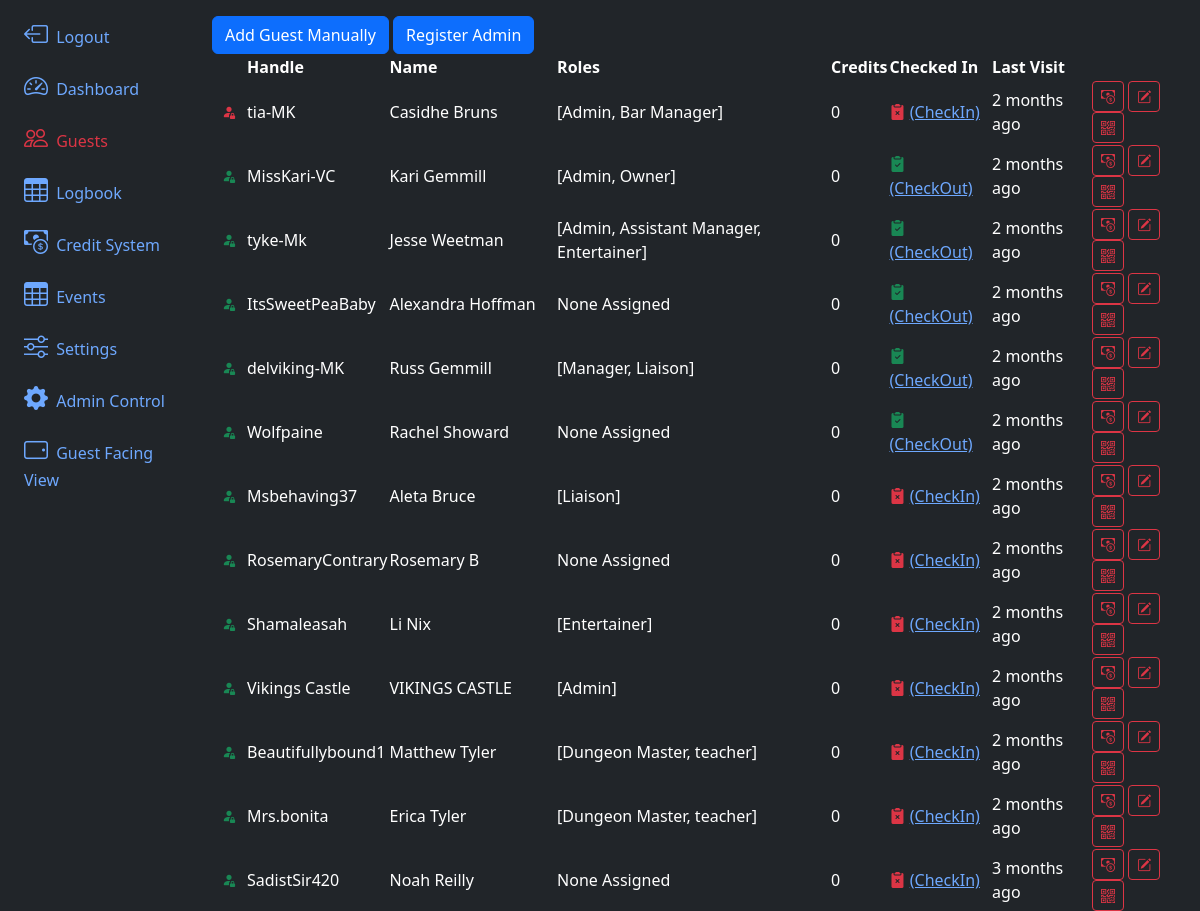
Page /guests/ (upper part) on the earlier database version.
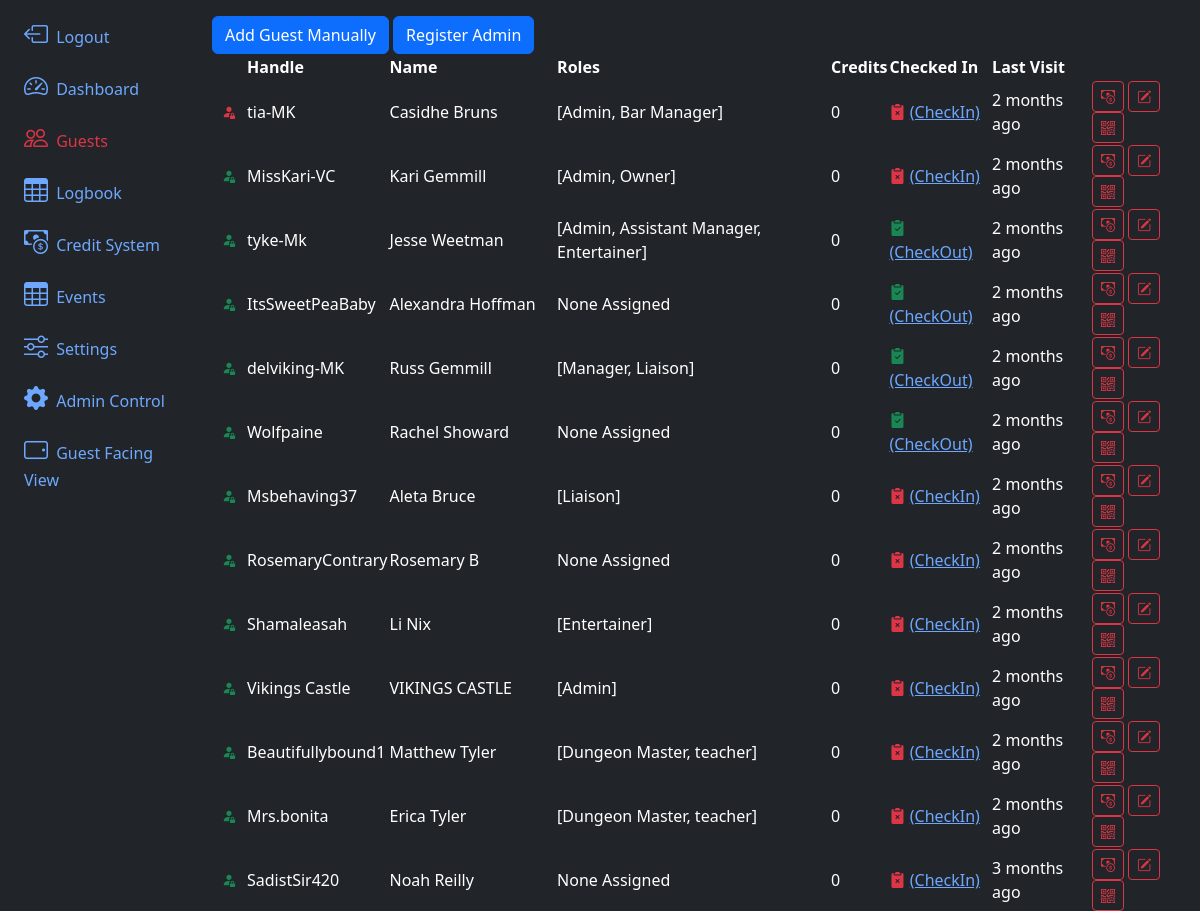
Same page on the later database version.
### app/models.py (models this page shows, shortened)
@dataclass
class Guest(db.Model, UserMixin):
    id:int = db.Column(db.Integer, primary_key=True)
    uuid:str  = db.Column(db.String, unique=True, name="uuid")
    fetUsername:str  = db.Column(db.String(100) )
    name:str  = db.Column(db.String(100), nullable=False)
    email:str  = db.Column(db.String(200), unique=True, nullable=False)
    phone:str  = db.Column(db.String(20))
    checkin_blocked:bool = db.Column(db.Boolean(), default=False)
    password:str  = db.Column(db.String(255))
    allow_qrcode_refresh:bool = db.Column(db.Boolean(), default=True)
    roles = db.relationship('Role', backref=db.backref('guests'), secondary=guest_role)
    performs = db.relationship('Addon', backref='guests', secondary='guest_addons')
    termsCheck:bool = db.Column(db.Boolean(), default=False)
    termsDate = db.Column(db.DateTime(timezone=True), server_default=None)
    credit = db.relationship('GuestCredit',backref='guest')
    logbook = db.relationship('Guestlog', backref='guest')
    checkedIn:bool = db.Column(db.Boolean(), default=False)
    lastVisit = db.Column(db.DateTime(timezone=True), server_default=None)
    lastCheckOut = db.Column(db.DateTime(timezone=True), server_default=None)
    created_at = db.Column(db.DateTime(timezone=True), server_default=func.now())

@dataclass
class Role(db.Model):
    id:int = db.Column(db.Integer, primary_key=True)
    name:str  = db.Column(db.String(100))
    description:str  = db.Column(db.String(200))
    permissions:str  = db.Column(db.String(200))
    skip_payment_at_checkin:bool = db.Column(db.Boolean(), default=False)
    skip_tos_update_at_checkin:bool = db.Column(db.Boolean(), default=False)
    allow_login_to_backoffice:bool = db.Column(db.Boolean(), default=False)
    allow_password_reset:bool = db.Column(db.Boolean(), default=False)
    notify_staff_on_checkin:bool = db.Column(db.Boolean(), default=False)
    auto_checkout_on_event_end:bool = db.Column(db.Boolean(), default=False)
    def __repr__(self):
        return f'{self.name}'

@dataclass
class GuestCredit(db.Model):
    id:int = db.Column(db.Integer, primary_key=True)
    lastUpdate = db.Column(db.DateTime(timezone=True), server_default=None)
    guest_id = db.Column(db.Integer, db.ForeignKey('guest.id'), nullable=False)
    generalAmount:int  = db.Column(db.Integer, nullable=False, default=0)
    specialEventAmount:int  = db.Column(db.Integer, nullable=False, default=0)
    privateSessionAmount:int  = db.Column(db.Integer, nullable=False, default=0)

### app/routes.py (the view, shortened to what this page needs)
@app.route('/guests/', methods=['GET', 'POST'])
def guests():
    return render_template('guests.html', guests=Guest.query.all())

### app/__init__.py (called while the page is built)
@app.template_filter('get_general_credits')
def get_general_credits(credit):
    return sum(x.generalAmount for x in credit)

### app/templates/guests.html (shortened to what this page needs)
{% extends 'layout.html' %}
{% block content %}
<div>
    <button type="button" class="btn btn-primary" data-bs-toggle="modal" data-bs-target="#registerModal"
        data-bs-mode="new">
        Add Guest Manually
    </button>
    <a href="/registerAdmin"><button type="button" class="btn btn-primary">Register Admin</button></a>
</div>
<table class="table-dark rounded-3 overflow-hidden" data-toggle="table">
    <thead>
        <tr>
            <th scope="col"></th>
            <th data-sortable="true" scope="col">Handle</th>
            <th data-sortable="true" scope="col" class='d-none d-md-table-cell'>Name</th>
            <th data-sortable="true" scope="col" class='d-none d-lg-table-cell'>Roles</th>
            <th data-sortable="true" scope="col" class='d-none d-xl-table-cell'>Credits</th>
            <th data-sortable="true" scope="col">Checked In</th>
            <th data-sortable="true" scope="col">Last Visit</th>
            <th data-align="right" scope="col"></th>
        </tr>
    </thead>
    <tbody>
        {% for guest in guests %}
        <tr>
            <td>
                <button type="button" class="btn btn-sm" data-bs-mode="edit" data-bs-uuid="{{guest.id}}">
                    {% if guest.checkin_blocked == None %}
                    <i class="bi bi-person-fill-lock text-success"></i>
                    {% elif guest.checkin_blocked == False %}
                    <i class="bi bi-person-fill-lock text-success"></i>
                    {% else %}
                    <i class="bi bi-person-fill-lock text-danger"></i>
                    {% endif %}
                </button>
            </td>
            <td>{{guest.fetUsername}}</td>
            <td class='d-none d-md-table-cell'>{{guest.name}}</td>
            {% if guest.roles %}
            <td class='d-none d-lg-table-cell'>{{guest.roles}}</td>
            {% else %}
            <td class='d-none d-lg-table-cell'>None Assigned</th>
                {% endif %}
            <td class='d-none d-xl-table-cell'>{{guest.credit | get_general_credits }}</td>
            {% if guest.checkedIn %}
            <td class='d-none d-lg-table-cell'><i class="bi bi-clipboard2-check-fill text-success"></i> <a
                    href="/checkOut/{{guest.id}}/Manually?next=%2Fguests">(CheckOut)</a></td>
            {% else %}
            <td class='d-none d-lg-table-cell'><i class="bi bi-clipboard2-x-fill text-danger"></i> <a
                    href="/checkIn/{{guest.id}}/Manually?next=%2Fguests">(CheckIn)</a></td>
            {% endif %}
            {% if guest.lastVisit %}
            <td>{{ moment(guest.lastVisit).fromNow() }}</td>
            {% else %}
            <td>Never</td>
            {% endif %}
            <td>
                <a href="/guestCredit/{{guest.id}}"><button type="button" class="btn btn-sm btn-outline-danger"><i
                            class="bi bi-cash-coin"></i></button></a>
                <button type="button" class="btn btn-sm btn-outline-danger" data-bs-toggle="modal"
                    data-bs-target="#registerModal" data-bs-mode="edit" data-bs-uuid="{{guest.id}}"><i
                        class="bi bi-pencil-square"></i></button>
                <button type="button" class="btn btn-sm btn-outline-danger" data-bs-target="#qrModal"
                    data-bs-qr="{{guest.uuid}}"><i class="bi bi-qr-code"></i></button>
            </td>
        </tr>
        {% endfor %}
    </tbody>
</table>
{% endblock content %}

### app/templates/layout.html (shortened to what this page needs)
<!doctype html>
<html lang="en" data-bs-theme="dark">
<head>
    <link href="https://cdn.jsdelivr.net/npm/bootstrap@5.3.3/dist/css/bootstrap.min.css" rel="stylesheet"
>
    <link rel="stylesheet" href="https://cdn.jsdelivr.net/npm/bootstrap-icons@1.11.3/font/bootstrap-icons.min.css">
    <link rel="stylesheet" href="https://cdn.jsdelivr.net/npm/bootstrap-table@1.23.2/dist/bootstrap-table.min.css">
</head>
<body>
    <div class="container-fluid">
        <div class="row flex-nowrap">
            <div class="col-auto col-md-3 col-xl-2 px-sm-2 px-0 bg-dark">
                <div class="d-flex flex-column align-items-center align-items-sm-start px-3 pt-2 text-white min-vh-100">
                    <ul class="nav nav-pills flex-column mb-sm-auto mb-0 align-items-center align-items-sm-start"
                        id="menu">
                        <a href="/logout" class="nav-link align-middle px-0">
                            <i class="fs-4 bi-box-arrow-left"></i> <span class="ms-1 d-none d-sm-inline">Logout</span>
                        </a>
                        <li class="nav-item">
                            <a href="/dashboard"
                                class="nav-link align-middle px-0 {% if request.endpoint == 'dashboard' %}text-danger{% endif %}">
                                <i class="fs-4 bi-speedometer2"></i> <span
                                    class="ms-1 d-none d-sm-inline">Dashboard</span>
                            </a>
                        </li>
                        <li class="nav-item">
                            <a href="/guests"
                                class="nav-link px-0 align-middle {% if request.endpoint == 'guests' %}text-danger{% endif %}">
                                <i class="fs-4 bi-people"></i> <span class="ms-1 d-none d-sm-inline">Guests</span>
                            </a>
                        </li>
                        <li class="nav-item">
                            <a href="/logbook"
                                class="nav-link px-0 align-middle {% if request.endpoint == 'logbook' %}text-danger{% endif %}">
                                <i class="fs-4 bi-table "></i> <span class="ms-1 d-none d-sm-inline">Logbook</span></a>
                        </li>
                        <a href="/credits"
                            class="nav-link px-0 align-middle {% if request.endpoint == 'credits' %}text-danger{% endif %}">
                            <i class="fs-4 bi-cash-coin "></i> <span class="ms-1 d-none d-sm-inline">Credit
                                System</span></a>
                        <a href="/events"
                            class="nav-link px-0 align-middle {% if request.endpoint == 'events' %}text-danger{% endif %}">
                            <i class="fs-4 bi-table "></i> <span class="ms-1 d-none d-sm-inline">Events</span></a>
                        <li class="nav-item">
                            <a href="/settings"
                                class="nav-link px-0 align-middle {% if request.endpoint == 'settings' %}text-danger{% endif %}">
                                <i class="fs-4 bi-sliders "></i> <span
                                    class="ms-1 d-none d-sm-inline">Settings</span></a>
                        </li>
                        <a target="_blank" rel="noopener noreferrer" href="/admin"
                            class="nav-link px-0 align-middle">
                            <i class="fs-4 bi-gear-fill "></i> <span class="ms-1 d-none d-sm-inline">Admin
                                Control</span></a>
                        <a target="_blank" rel="noopener noreferrer" href="/guestView"
                            class="nav-link px-0 align-middle">
                            <i class="fs-4 bi-tablet-landscape "></i> <span class="ms-1 d-none d-sm-inline">Guest Facing View</span></a>
                    </ul>
                </div>
            </div>
            <div class="col py-3 bg-dark text-light">
                {% block content %}{% endblock %}
            </div>
        </div>
    </div>
</body>
</html>

Differences in the rows shown:
changed Guest "MissKari-VC": checkedIn "(CheckOut)" → "(CheckIn)"
